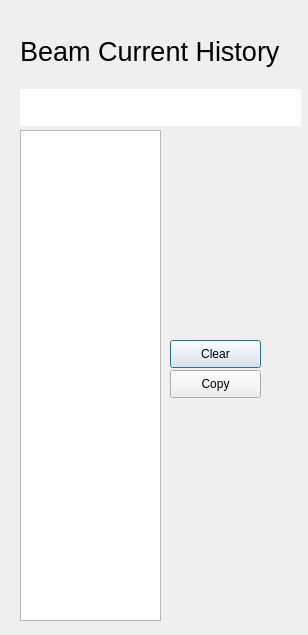
<?xml version="1.0" encoding="UTF-8"?>
<ui version="4.0">
 <class>Dialog</class>
 <widget class="QDialog" name="Dialog">
  <property name="geometry">
   <rect>
    <x>0</x>
    <y>0</y>
    <width>308</width>
    <height>635</height>
   </rect>
  </property>
  <property name="windowTitle">
   <string>Dialog</string>
  </property>
  <widget class="QWidget" name="verticalLayoutWidget">
   <property name="geometry">
    <rect>
     <x>20</x>
     <y>20</y>
     <width>281</width>
     <height>106</height>
    </rect>
   </property>
   <layout class="QVBoxLayout" name="verticalLayout">
    <item>
     <widget class="QLabel" name="label_6">
      <property name="font">
       <font>
        <pointsize>20</pointsize>
       </font>
      </property>
      <property name="text">
       <string>Beam Current History</string>
      </property>
     </widget>
    </item>
    <item>
     <widget class="QCaLineEditPlugin" name="qcalineeditplugin">
      <property name="font">
       <font>
        <pointsize>20</pointsize>
       </font>
      </property>
      <property name="frame">
       <bool>false</bool>
      </property>
      <property name="readOnly">
       <bool>true</bool>
      </property>
      <property name="variable" stdset="0">
       <string>SR11BCM01:CURRENT_MONITOR</string>
      </property>
      <property name="writeOnEnter" stdset="0">
       <bool>false</bool>
      </property>
     </widget>
    </item>
   </layout>
  </widget>
  <widget class="QTextEdit" name="textEdit">
   <property name="geometry">
    <rect>
     <x>20</x>
     <y>130</y>
     <width>141</width>
     <height>491</height>
    </rect>
   </property>
  </widget>
  <widget class="QPushButton" name="pushButton">
   <property name="geometry">
    <rect>
     <x>170</x>
     <y>340</y>
     <width>91</width>
     <height>28</height>
    </rect>
   </property>
   <property name="text">
    <string>Clear</string>
   </property>
  </widget>
  <widget class="QPushButton" name="pushButton_2">
   <property name="geometry">
    <rect>
     <x>170</x>
     <y>370</y>
     <width>91</width>
     <height>28</height>
    </rect>
   </property>
   <property name="text">
    <string>Copy</string>
   </property>
  </widget>
 </widget>
 <customwidgets>
  <customwidget>
   <class>QCaLineEditPlugin</class>
   <extends>QLineEdit</extends>
   <header>QCaLineEditPlugin.h</header>
  </customwidget>
 </customwidgets>
 <resources/>
 <connections>
  <connection>
   <sender>qcalineeditplugin</sender>
   <signal>textChanged(QString)</signal>
   <receiver>textEdit</receiver>
   <slot>append(QString)</slot>
   <hints>
    <hint type="sourcelabel">
     <x>170</x>
     <y>116</y>
    </hint>
    <hint type="destinationlabel">
     <x>125</x>
     <y>198</y>
    </hint>
   </hints>
  </connection>
  <connection>
   <sender>pushButton</sender>
   <signal>clicked()</signal>
   <receiver>textEdit</receiver>
   <slot>clear()</slot>
   <hints>
    <hint type="sourcelabel">
     <x>215</x>
     <y>355</y>
    </hint>
    <hint type="destinationlabel">
     <x>135</x>
     <y>343</y>
    </hint>
   </hints>
  </connection>
  <connection>
   <sender>pushButton_2</sender>
   <signal>clicked()</signal>
   <receiver>textEdit</receiver>
   <slot>selectAll()</slot>
   <hints>
    <hint type="sourcelabel">
     <x>242</x>
     <y>385</y>
    </hint>
    <hint type="destinationlabel">
     <x>154</x>
     <y>428</y>
    </hint>
   </hints>
  </connection>
  <connection>
   <sender>pushButton_2</sender>
   <signal>clicked()</signal>
   <receiver>textEdit</receiver>
   <slot>copy()</slot>
   <hints>
    <hint type="sourcelabel">
     <x>254</x>
     <y>387</y>
    </hint>
    <hint type="destinationlabel">
     <x>156</x>
     <y>479</y>
    </hint>
   </hints>
  </connection>
  <connection>
   <sender>pushButton_2</sender>
   <signal>clicked()</signal>
   <receiver>textEdit</receiver>
   <slot>paste()</slot>
   <hints>
    <hint type="sourcelabel">
     <x>206</x>
     <y>380</y>
    </hint>
    <hint type="destinationlabel">
     <x>149</x>
     <y>526</y>
    </hint>
   </hints>
  </connection>
 </connections>
</ui>
